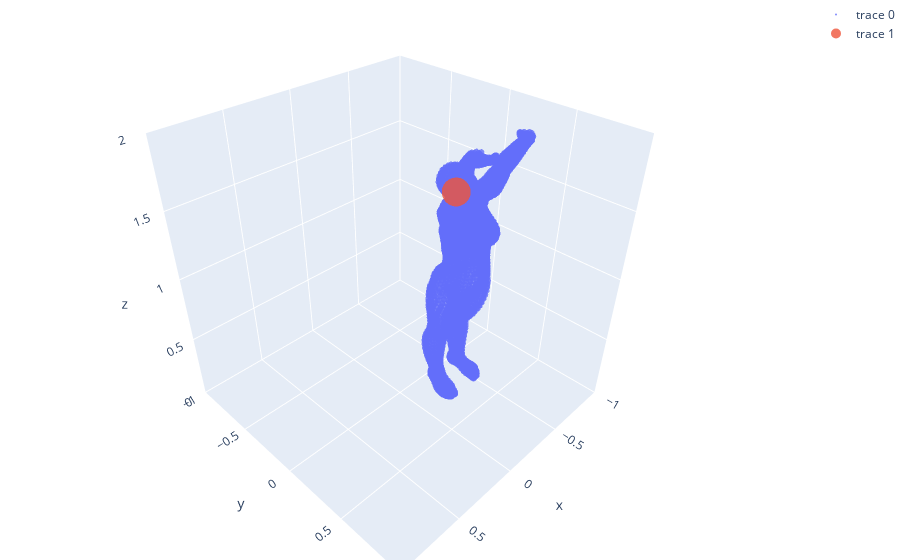

Notebook code cell kept with this figure:
### Code cell
joints = go.Scatter3d(
    x=v[frame_idx, :, 0],  
    y=v[frame_idx, :, 1],  
    z=v[frame_idx, :, 2], 
    mode='markers',
    marker={
        'size': 2,
        'opacity': 0.8,
    }
)

joint_idx = 5169
address = go.Scatter3d(
    x=v[frame_idx, joint_idx:joint_idx+1, 0],  
    y=v[frame_idx, joint_idx:joint_idx+1, 1],  
    z=v[frame_idx, joint_idx:joint_idx+1, 2], 
    mode='markers',
    marker={
        'size': 10,
        'opacity': 0.8,
    }
)

layout = go.Layout(
        margin={'l': 0, 'r': 0, 'b': 0, 't': 0},
        scene = dict(
            xaxis = dict(title="x", range = [-1,1]),
            yaxis = dict(title="y", range = [-1,1]),
            zaxis = dict(title="z", range = [0,2]),
            aspectratio=dict(x=1, y=1, z=1)
    ))

fig = go.Figure(data=[joints, address], layout=layout)
# plotly.offline.iplot(fig)
fig.show()

### Figure 1 — Plotly figure (JSON) as saved in the notebook; plotly's stock layout.template omitted (floating-point values rounded to 4 significant figures; data arrays with more than 128 entries replaced by an {"elided": "..."} marker saying what was removed)
{"data": [{"marker": {"opacity": 0.8, "size": 2}, "mode": "markers", "type": "scatter3d", "x": {"elided": "6890 float values"}, "y": {"elided": "6890 float values"}, "z": {"elided": "6890 float values"}}, {"marker": {"opacity": 0.8, "size": 10}, "mode": "markers", "type": "scatter3d", "x": [-0.08473], "y": [0.3525], "z": [1.734]}], "layout": {"margin": {"b": 0, "l": 0, "r": 0, "t": 0}, "scene": {"aspectratio": {"x": 1, "y": 1, "z": 1}, "xaxis": {"range": [-1, 1], "title": {"text": "x"}}, "yaxis": {"range": [-1, 1], "title": {"text": "y"}}, "zaxis": {"range": [0, 2], "title": {"text": "z"}}}}}
